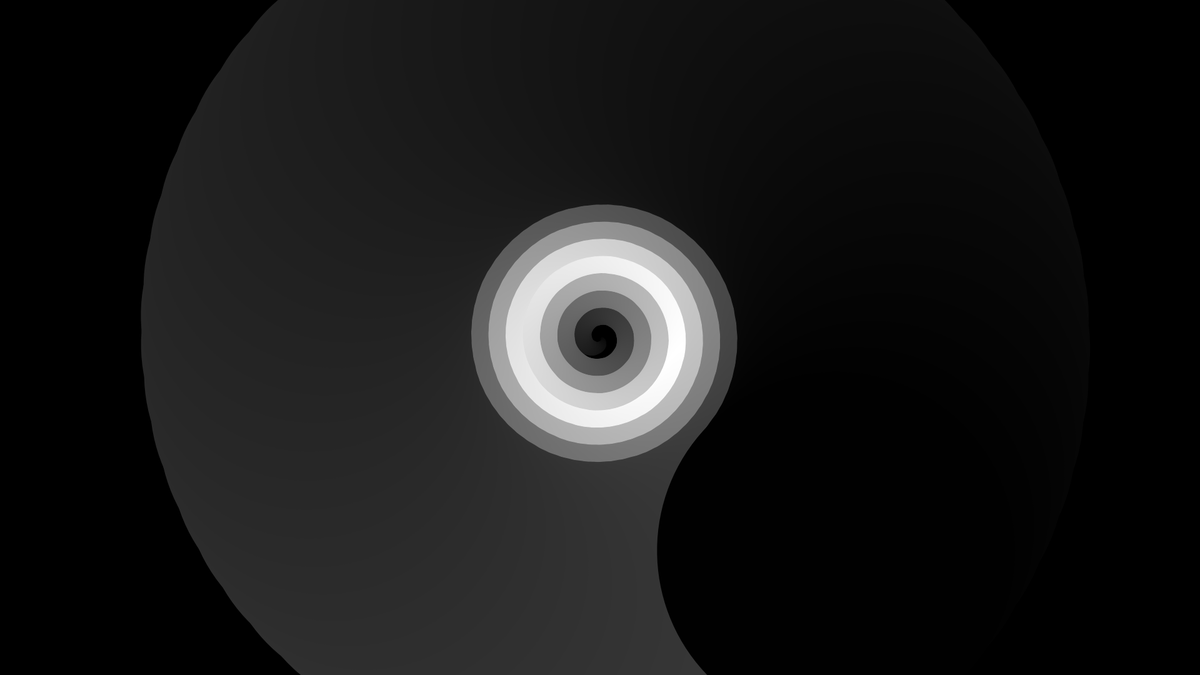
Frame 1 (no input)
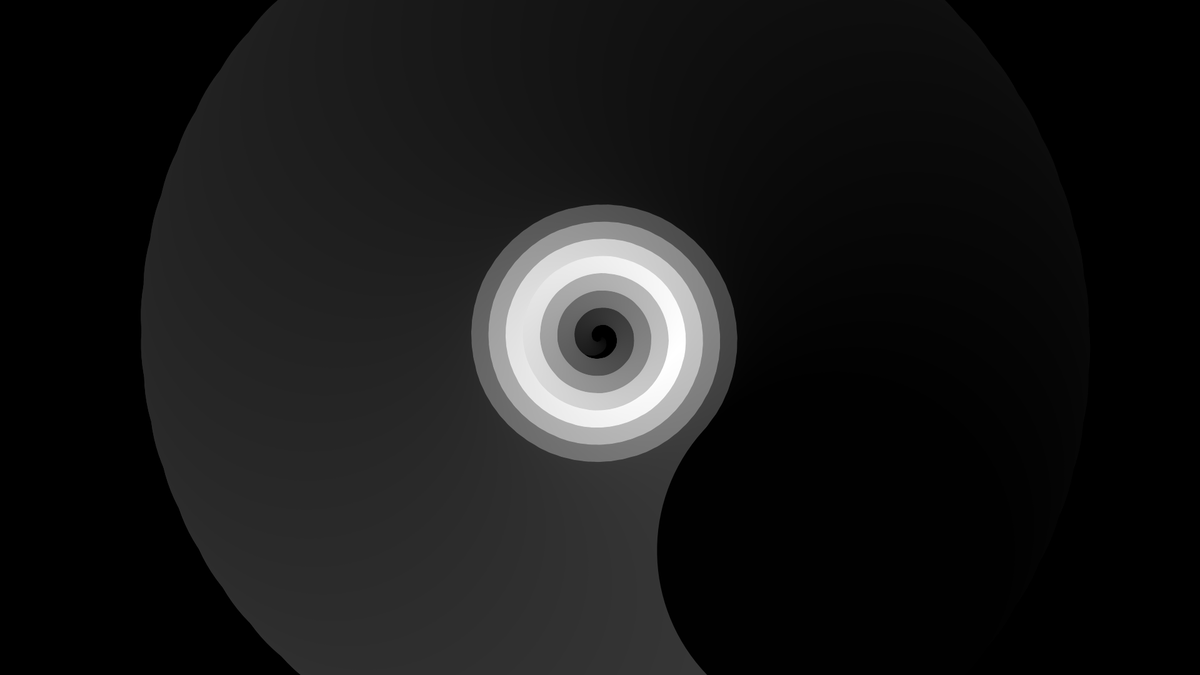
Frame 2 (the mouse pressed at the canvas centre, redrawn once)

The Processing sketch that drew these frames (run headless with seeded random() and noise(); the mouse was pressed at the canvas centre and the sketch redrawn once):

// Processing sketch: sketch_210604a
// ── sketch_210604a.pde
int height = 1080;
int width = 1920;

void setup() {
  size(1920, 1080);
  noLoop();
  background(0);
}

void draw() {
  spiral(width/2, height/2, 1.125, 1.125);
}

void spiral(float transX, float transY, float multiplyX, float multiplyY) {
  translate(transX,transY);
  int max = 255;
  for(float i = 0; i < max * 2; i++) {
    rotate(0.1);
    noStroke();
    float fillColor = i;
    if (i > 255.0) {
      fillColor = 255.0 + (255.0 -  i);
    }
    fill(fillColor);

    ellipse(i, 0, round(i * multiplyX),round(i * multiplyY));
  }
}
